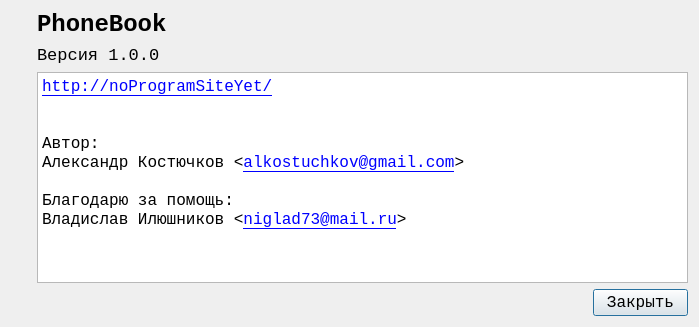
<?xml version="1.0" encoding="UTF-8"?>
<ui version="4.0">
 <class>dlgAbout</class>
 <widget class="QDialog" name="dlgAbout">
  <property name="geometry">
   <rect>
    <x>0</x>
    <y>0</y>
    <width>699</width>
    <height>327</height>
   </rect>
  </property>
  <property name="sizePolicy">
   <sizepolicy hsizetype="Preferred" vsizetype="Expanding">
    <horstretch>0</horstretch>
    <verstretch>0</verstretch>
   </sizepolicy>
  </property>
  <property name="minimumSize">
   <size>
    <width>0</width>
    <height>0</height>
   </size>
  </property>
  <property name="font">
   <font>
    <family>Lucida Console</family>
    <pointsize>12</pointsize>
    <weight>50</weight>
    <bold>false</bold>
   </font>
  </property>
  <property name="windowTitle">
   <string>О PhoneBook</string>
  </property>
  <property name="windowIcon">
   <iconset resource="res.qrc">
    <normaloff>:/iconsOther/Icons/appIcon.ico</normaloff>:/iconsOther/Icons/appIcon.ico</iconset>
  </property>
  <layout class="QHBoxLayout" name="horizontalLayout_2">
   <item>
    <layout class="QVBoxLayout" name="verticalLayout">
     <item>
      <widget class="QLabel" name="lblAppIcon">
       <property name="font">
        <font>
         <family>Lucida Console</family>
         <weight>50</weight>
         <bold>false</bold>
        </font>
       </property>
       <property name="text">
        <string/>
       </property>
       <property name="pixmap">
        <pixmap resource="res.qrc">:/iconsOther/Icons/appIcon.ico</pixmap>
       </property>
       <property name="scaledContents">
        <bool>true</bool>
       </property>
      </widget>
     </item>
     <item>
      <spacer name="verticalSpacer">
       <property name="font">
        <font>
         <family>Lucida Console</family>
         <weight>50</weight>
         <bold>false</bold>
        </font>
       </property>
       <property name="orientation">
        <enum>Qt::Vertical</enum>
       </property>
       <property name="sizeHint" stdset="0">
        <size>
         <width>20</width>
         <height>40</height>
        </size>
       </property>
      </spacer>
     </item>
    </layout>
   </item>
   <item>
    <layout class="QVBoxLayout" name="verticalLayout_2">
     <item>
      <widget class="QLabel" name="lblProgName">
       <property name="font">
        <font>
         <family>Lucida Console</family>
         <pointsize>18</pointsize>
         <weight>75</weight>
         <bold>true</bold>
        </font>
       </property>
       <property name="text">
        <string>PhoneBook</string>
       </property>
       <property name="alignment">
        <set>Qt::AlignBottom|Qt::AlignLeading|Qt::AlignLeft</set>
       </property>
       <property name="openExternalLinks">
        <bool>false</bool>
       </property>
      </widget>
     </item>
     <item>
      <widget class="QLabel" name="lblProgVersion">
       <property name="font">
        <font>
         <family>Lucida Console</family>
         <pointsize>13</pointsize>
         <weight>50</weight>
         <bold>false</bold>
        </font>
       </property>
       <property name="text">
        <string>Версия 1.0.0</string>
       </property>
       <property name="alignment">
        <set>Qt::AlignBottom|Qt::AlignLeading|Qt::AlignLeft</set>
       </property>
      </widget>
     </item>
     <item>
      <widget class="QTextBrowser" name="textBrowser">
       <property name="font">
        <font>
         <family>Lucida Console</family>
         <weight>50</weight>
         <bold>false</bold>
        </font>
       </property>
       <property name="html">
        <string>&lt;!DOCTYPE HTML PUBLIC &quot;-//W3C//DTD HTML 4.0//EN&quot; &quot;http://www.w3.org/TR/REC-html40/strict.dtd&quot;&gt;
&lt;html&gt;&lt;head&gt;&lt;meta name=&quot;qrichtext&quot; content=&quot;1&quot; /&gt;&lt;style type=&quot;text/css&quot;&gt;
p, li { white-space: pre-wrap; }
&lt;/style&gt;&lt;/head&gt;&lt;body style=&quot; font-family:'Lucida Console'; font-size:12pt; font-weight:400; font-style:normal;&quot;&gt;
&lt;p style=&quot; margin-top:0px; margin-bottom:0px; margin-left:0px; margin-right:0px; -qt-block-indent:0; text-indent:0px;&quot;&gt;&lt;a href=&quot;http://noProgramSiteYet/&quot;&gt;&lt;span style=&quot; text-decoration: underline; color:#0000ff;&quot;&gt;http://noProgramSiteYet/&lt;/span&gt;&lt;/a&gt;&lt;/p&gt;
&lt;p style=&quot;-qt-paragraph-type:empty; margin-top:0px; margin-bottom:0px; margin-left:0px; margin-right:0px; -qt-block-indent:0; text-indent:0px;&quot;&gt;&lt;br /&gt;&lt;/p&gt;
&lt;p style=&quot;-qt-paragraph-type:empty; margin-top:0px; margin-bottom:0px; margin-left:0px; margin-right:0px; -qt-block-indent:0; text-indent:0px;&quot;&gt;&lt;br /&gt;&lt;/p&gt;
&lt;p style=&quot; margin-top:0px; margin-bottom:0px; margin-left:0px; margin-right:0px; -qt-block-indent:0; text-indent:0px;&quot;&gt;Автор:&lt;/p&gt;
&lt;p style=&quot; margin-top:0px; margin-bottom:0px; margin-left:0px; margin-right:0px; -qt-block-indent:0; text-indent:0px;&quot;&gt;Александр Костючков &amp;lt;&lt;a href=&quot;mailto:alkostuchkov@gmail.com&quot;&gt;&lt;span style=&quot; text-decoration: underline; color:#0000ff;&quot;&gt;alkostuchkov@gmail.com&lt;/span&gt;&lt;/a&gt;&amp;gt;&lt;/p&gt;
&lt;p style=&quot;-qt-paragraph-type:empty; margin-top:0px; margin-bottom:0px; margin-left:0px; margin-right:0px; -qt-block-indent:0; text-indent:0px;&quot;&gt;&lt;br /&gt;&lt;/p&gt;
&lt;p style=&quot; margin-top:0px; margin-bottom:0px; margin-left:0px; margin-right:0px; -qt-block-indent:0; text-indent:0px;&quot;&gt;Благодарю за помощь:&lt;/p&gt;
&lt;p style=&quot; margin-top:0px; margin-bottom:0px; margin-left:0px; margin-right:0px; -qt-block-indent:0; text-indent:0px;&quot;&gt;Владислав Илюшников &amp;lt;&lt;a href=&quot;mailto:niglad73@mail.ru&quot;&gt;&lt;span style=&quot; text-decoration: underline; color:#0000ff;&quot;&gt;niglad73@mail.ru&lt;/span&gt;&lt;/a&gt;&amp;gt;&lt;/p&gt;
&lt;p style=&quot;-qt-paragraph-type:empty; margin-top:0px; margin-bottom:0px; margin-left:0px; margin-right:0px; -qt-block-indent:0; text-indent:0px;&quot;&gt;&lt;br /&gt;&lt;/p&gt;&lt;/body&gt;&lt;/html&gt;</string>
       </property>
       <property name="openExternalLinks">
        <bool>true</bool>
       </property>
      </widget>
     </item>
     <item>
      <layout class="QHBoxLayout" name="horizontalLayout">
       <item>
        <spacer name="horizontalSpacer">
         <property name="font">
          <font>
           <family>Lucida Console</family>
           <weight>50</weight>
           <bold>false</bold>
          </font>
         </property>
         <property name="orientation">
          <enum>Qt::Horizontal</enum>
         </property>
         <property name="sizeHint" stdset="0">
          <size>
           <width>40</width>
           <height>20</height>
          </size>
         </property>
        </spacer>
       </item>
       <item>
        <widget class="QPushButton" name="btnClose">
         <property name="font">
          <font>
           <family>Lucida Console</family>
           <weight>50</weight>
           <bold>false</bold>
          </font>
         </property>
         <property name="cursor">
          <cursorShape>PointingHandCursor</cursorShape>
         </property>
         <property name="text">
          <string> Закрыть </string>
         </property>
         <property name="icon">
          <iconset resource="res.qrc">
           <normaloff>:/iconsOneBit/Icons/OneBit/onebit_33.png</normaloff>:/iconsOneBit/Icons/OneBit/onebit_33.png</iconset>
         </property>
         <property name="iconSize">
          <size>
           <width>32</width>
           <height>32</height>
          </size>
         </property>
        </widget>
       </item>
      </layout>
     </item>
    </layout>
   </item>
  </layout>
 </widget>
 <tabstops>
  <tabstop>btnClose</tabstop>
 </tabstops>
 <resources>
  <include location="res.qrc"/>
 </resources>
 <connections/>
</ui>
